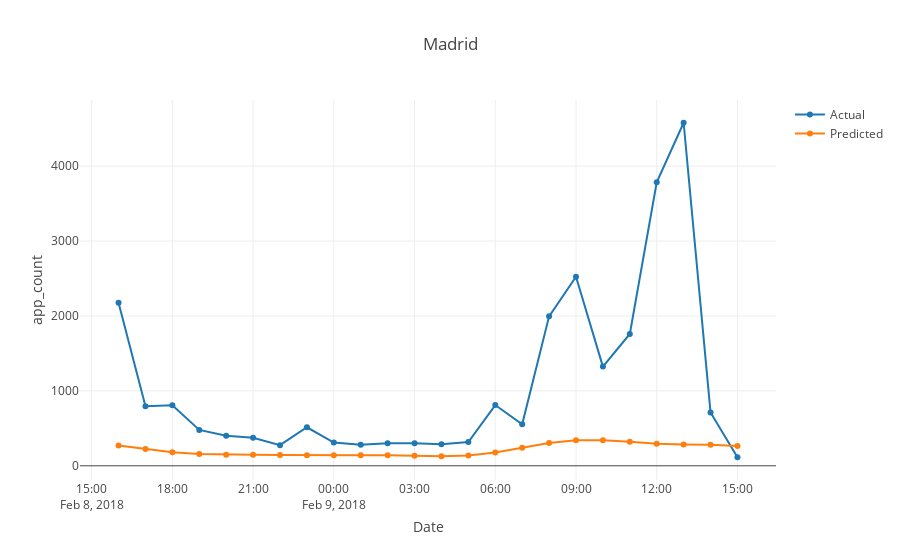

This figure's notebook cell:
### Code cell
tt = prophet_df[prophet_df.location==l]
plot_test1(tt.ds,tt.y,tt.yhat,l)
